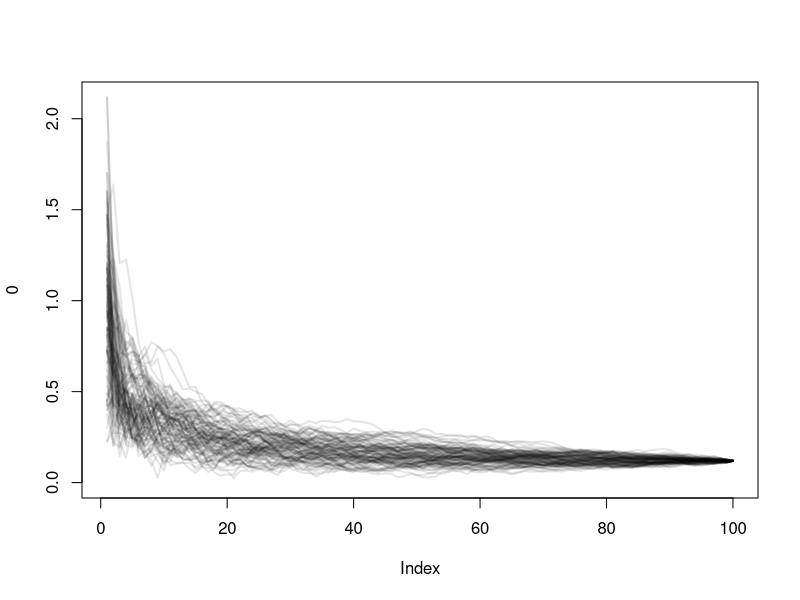

Recreate this plot in R.

selection_path<-function(n,normalize=TRUE){
  res<-t(apply(diag(n)[sample(1:n,n),],2,cumsum))
  if(!normalize)return(res)
  f<-matrix(apply(res,2,sum),nrow=1)[rep(1,nrow(res)),]
  res/f
}

x<-matrix(rnorm(5*100),ncol=100)
p<-mapply(function(i)apply(x%*%(selection_path(ncol(x))[,1:ncol(x)]),2,sd),1:100,SIMPLIFY=FALSE)
plot(0,xlim=c(1,length(p)),ylim=c(0,max(mapply(max,p))),type="n")
invisible(mapply(lines,x=p,MoreArgs=list(lwd=2,col=rgb(0,0,0,0.1))))

#m<-cor(x)
#hist(m[which(row(m)>col(m),arr.ind = TRUE)])




